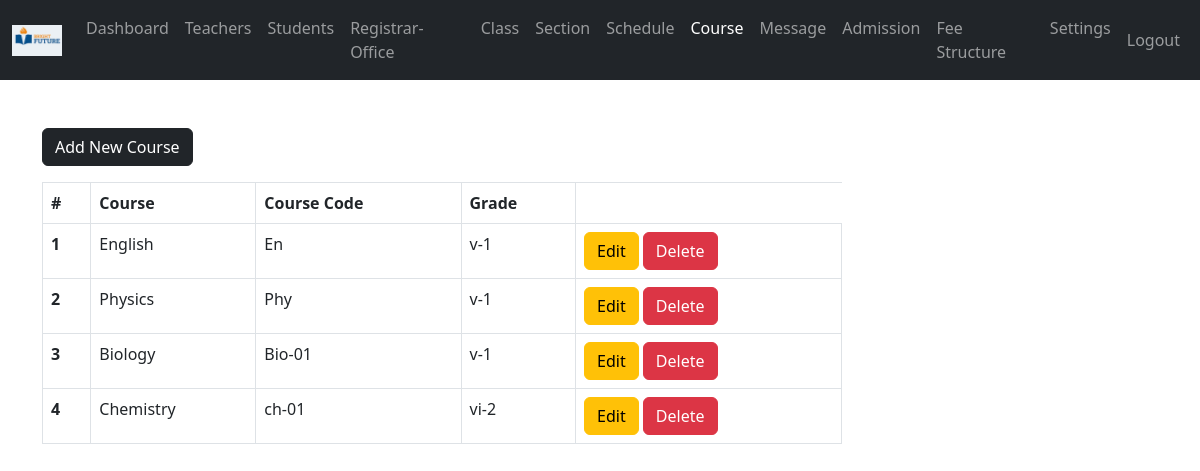
Page /admin/course.php (signed in) on the committed database.
### tables this page shows
CREATE TABLE `subjects` (
  `subject_id` int(11) NOT NULL,
  `subject` varchar(31) NOT NULL,
  `subject_code` varchar(31) NOT NULL,
  `grade` int(11) NOT NULL
);

CREATE TABLE `grades` (
  `grade_id` int(11) NOT NULL,
  `grade` varchar(31) NOT NULL,
  `grade_code` varchar(31) NOT NULL
);

### admin/data/subject.php (called while the page is built, shortened)
<?php
function getAllSubjects($conn){
   $sql = "SELECT * FROM subjects";
   $stmt = $conn->prepare($sql);
   $stmt->execute();
   if ($stmt->rowCount() >= 1) {
     $subjects = $stmt->fetchAll();
     return $subjects;
   }else {
   	return 0;
   }
}
 ?>

### admin/data/grade.php (called while the page is built, shortened)
<?php
function getGradeById($grade_id, $conn){
   $sql = "SELECT * FROM grades
           WHERE grade_id=?";
   $stmt = $conn->prepare($sql);
   $stmt->execute([$grade_id]);
   if ($stmt->rowCount() == 1) {
     $grade = $stmt->fetch();
     return $grade;
   }else {
    return 0;
   }
}

### admin/course.php (the view, shortened to what this page needs)
<?php
if (isset($_SESSION['admin_id']) &&
    isset($_SESSION['role'])) {
    if ($_SESSION['role'] == 'Admin') {
       include "../DB_connection.php";
       include "data/subject.php";
       include "data/grade.php";
       $courses = getAllSubjects($conn);
 ?>
<!DOCTYPE html>
<html lang="en">
<head>
	<link rel="stylesheet" href="https://cdn.jsdelivr.net/npm/bootstrap@5.2.0/dist/css/bootstrap.min.css">
	<link rel="stylesheet" href="../css/style.css">
  <link rel="stylesheet" href="https://cdnjs.cloudflare.com/ajax/libs/font-awesome/4.7.0/css/font-awesome.min.css">
</head>
<body>
    <?php
        include "inc/navbar.php";
        if ($courses != 0) {
     ?>
     <div class="container mt-5">
        <a href="course-add.php"
           class="btn btn-dark">Add New Course</a>
           <div class="table-responsive">
              <table class="table table-bordered mt-3 n-table">
                <thead>
                  <tr>
                    <th scope="col">#</th>
                    <th scope="col">Course</th>
                    <th scope="col">Course Code</th>
                    <th scope="col">Grade</th>
                  </tr>
                </thead>
                <tbody>
                  <?php $i = 0; foreach ($courses as $course ) {
                    $i++;  ?>
                  <tr>
                    <th scope="row"><?=$i?></th>
                    <td>
                      <?php
                          echo $course['subject'];
                       ?>
                    </td>
                    <td>
                      <?php
                          echo $course['subject_code'];
                       ?>
                    </td>
                    <td>
                      <?php
                          $grade = getGradeById($course['grade'], $conn);
                          echo $grade['grade_code'].'-'.$grade['grade'];
                       ?>
                    </td>
                    <td>
                        <a href="course-edit.php?course_id=<?=$course['subject_id']?>"
                           class="btn btn-warning">Edit</a>
                        <a href="course-delete.php?course_id=<?=$course['subject_id']?>"
                           class="btn btn-danger">Delete</a>
                    </td>
                  </tr>
                <?php } ?>
                </tbody>
              </table>
           </div>
         <?php } ?>
     </div>
</body>
</html>
<?php
  }else {
    header("Location: ../login.php");
    exit;
  }
}else {
	header("Location: ../login.php");
	exit;
}
?>

### css/style.css (style rules this page uses)
.n-table { max-width: 800px; }

### rows in the picture
subjects: subject "English", subject_code "En", grades.grade_code "v", grades.grade "1"
subjects: subject "Physics", subject_code "Phy", grades.grade_code "v", grades.grade "1"
subjects: subject "Biology", subject_code "Bio-01", grades.grade_code "v", grades.grade "1"
subjects: subject "Chemistry", subject_code "ch-01", grades.grade_code "vi", grades.grade "2"
